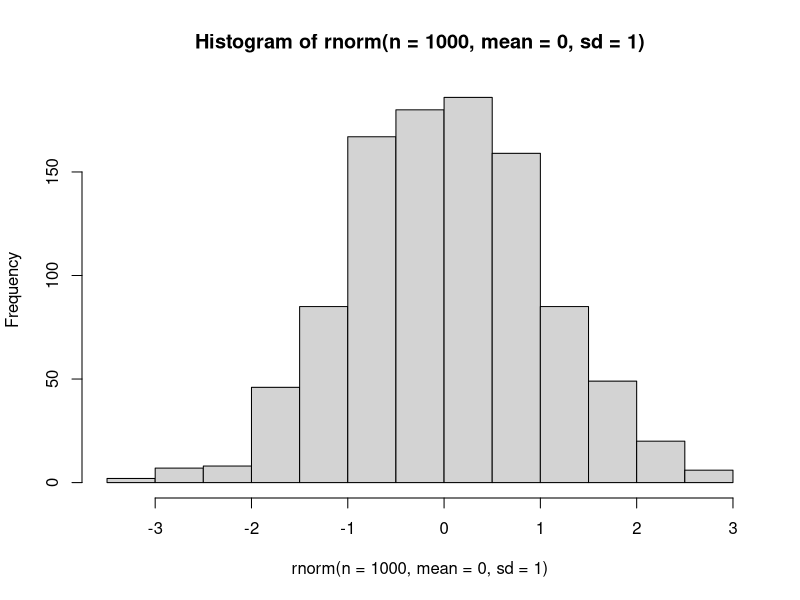

This chart was generated by the following R code:
## ---- chunk 1
knitr::opts_chunk$set(echo = TRUE)
## ---- chunk 2
1 + 1
## ---- chunk 3
rnorm(n=10, mean=0, sd=1)  # Gerar 10 números ~ N(0, 1)
hist(rnorm(n=1000, mean=0, sd=1))  # Histograma dos números gerados
## ---- chunk 4
library(dplyr) # Pacote para manipulacao de base de dados
library(MASS) # Normalmente nao eh carregado diretamente (via outro pacote)
